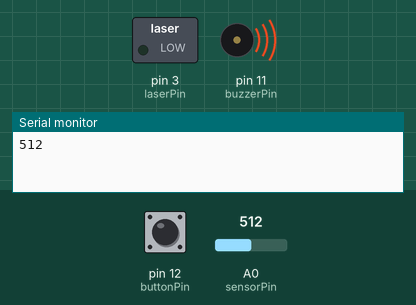
The sketch below on a simulated Arduino Uno, built with avr-gcc and run on an emulated ATmega328P. Shown: switched loads named in the sketch (green lamp = pin HIGH), buzzer (waves = sounding), the last lines printed to the serial monitor. Dashed ring = blinking. The inputs (shaded band) are chosen by the test bench; at power-on: pin 12 (buttonPin) HIGH, A0 (sensorPin) = 512.

Above: at 1.8 s.
1.9 s: pin 12 (buttonPin) pulled LOW for 0.15 s
At 2.5 s:
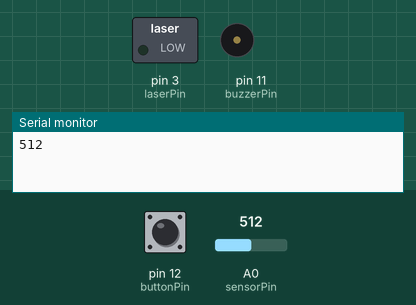
4.4 s: pin 12 (buttonPin) pulled LOW for 3.2 s
At 9.4 s:
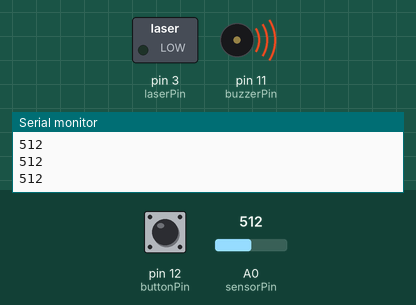
Timing chart, 0 to 10.9 s (numbered marks = the images above; inputs shaded):
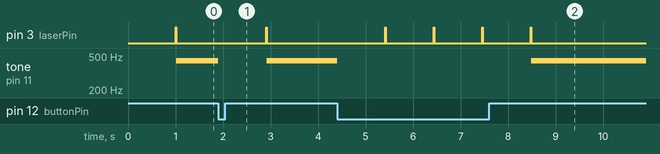

The sketch:

laser_tripwire.ino
```cpp
int laserPin = 3;
int sensorPin = A0;
int buttonPin = 12;
int buzzerPin = 11;

int laserThreshold = 10;

void setup() {
  pinMode(laserPin, OUTPUT);
  pinMode(buttonPin, INPUT_PULLUP);
  Serial.begin(9600);
}

boolean alarmState = false;

void loop() {
  if (! alarmState) {
    delay(1000);
    digitalWrite(laserPin, HIGH);
    delay(10);
    unsigned long startTime = millis();
    while (millis() - startTime < 1000) {
      int sensorValue = analogRead(sensorPin);
      Serial.println(sensorValue);
      if (sensorValue > laserThreshold) {
        alarmState = true;
        break;
      }
      delay(10);
    }
    digitalWrite(laserPin, LOW);
  } else {
    tone(buzzerPin, 440);
    if (! digitalRead(buttonPin)) {
      alarmState = false;
      noTone(buzzerPin);
    }
    delay(10);
  }
}
```

Measured:
- after the input at 1.9 s, pin 3 (laserPin): LOW → HIGH after 1.0 s, → LOW 0.01 s later; tone on pin 11 (buzzerPin): 440 Hz → silent at once, → 440 Hz 1.0 s later
- after the input at 4.4 s, pin 3 (laserPin): alternates HIGH for 0.01 s and LOW for 1.0 s, 8 changes in all, then stays LOW, starting after 1.0 s; tone on pin 11 (buzzerPin): 440 Hz → silent at once, → 440 Hz 4.1 s later
